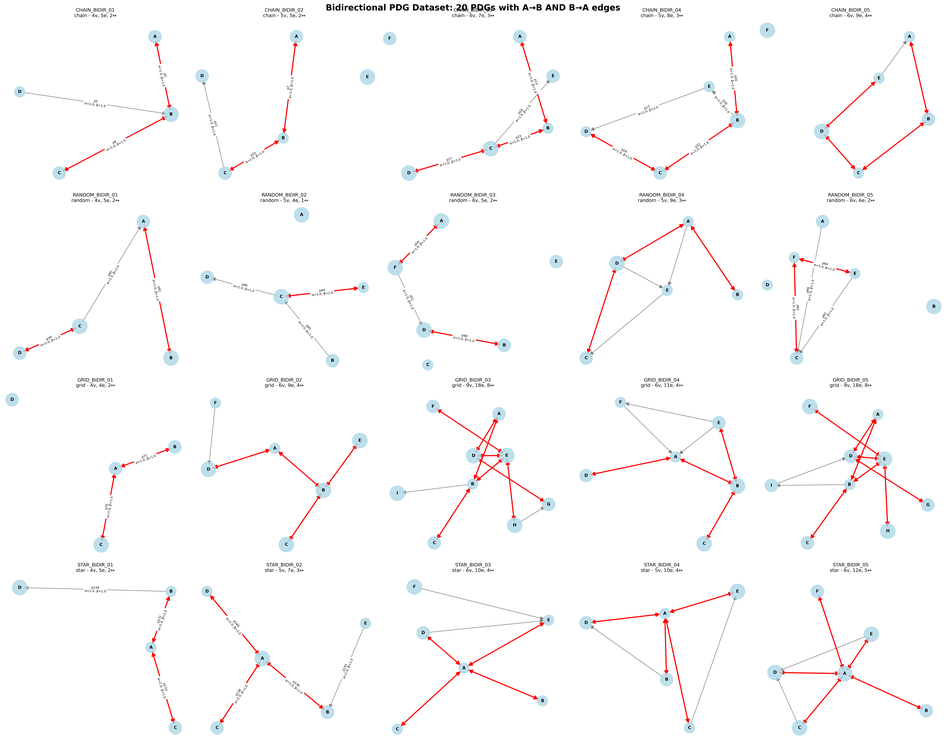
#> input picture bidirectional_pdg_dataset.png, 946 x 746 px, shrunk from 7470 x 5895 before the run, found by its file name
$ python view_bidirectional_pdg_visualizations.py
#> lines starting #> are read from the running program, lines starting #| are printed output that depends on the picture
#!/usr/bin/env python3
"""
View the bidirectional PDG dataset visualizations.
"""

import matplotlib.pyplot as plt
import matplotlib.image as mpimg
from pathlib import Path

def view_bidirectional_visualizations():
    """Display the bidirectional PDG visualizations."""

    # Check if visualization files exist
    dataset_img = Path("bidirectional_pdg_dataset.png")
    stats_img = Path("bidirectional_pdg_statistics.png")

    if not dataset_img.exists():
        print("❌ bidirectional_pdg_dataset.png not found!")
        return

    if not stats_img.exists():
        print("❌ bidirectional_pdg_statistics.png not found!")
        return

    # Create a figure with subplots
    fig, axes = plt.subplots(1, 2, figsize=(20, 10))
    fig.suptitle('Bidirectional PDG Dataset Visualizations', fontsize=16, fontweight='bold')

    # Load and display dataset visualization
    img1 = mpimg.imread(dataset_img)
#> img1 is the input picture: shape (746, 946, 4) float32; mean R, G, B, A 0.988, 0.984, 0.985, 1
    axes[0].imshow(img1)
    axes[0].set_title('Bidirectional PDG Dataset: 20 PDGs with A→B AND B→A edges', fontsize=12)
    axes[0].axis('off')

    # Load and display statistics visualization
    img2 = mpimg.imread(stats_img)
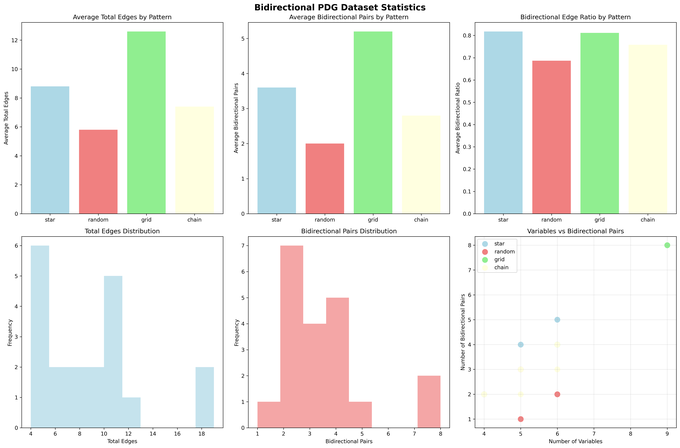
#> input picture bidirectional_pdg_statistics.png, 680 x 448 px, shrunk from 5369 x 3543 before the run, found by its file name
#> img2 is the input picture: shape (448, 680, 4) float32; mean R, G, B, A 0.923, 0.933, 0.906, 1
    axes[1].imshow(img2)
    axes[1].set_title('Bidirectional PDG Dataset Statistics', fontsize=12)
    axes[1].axis('off')

    plt.tight_layout()
    plt.show()
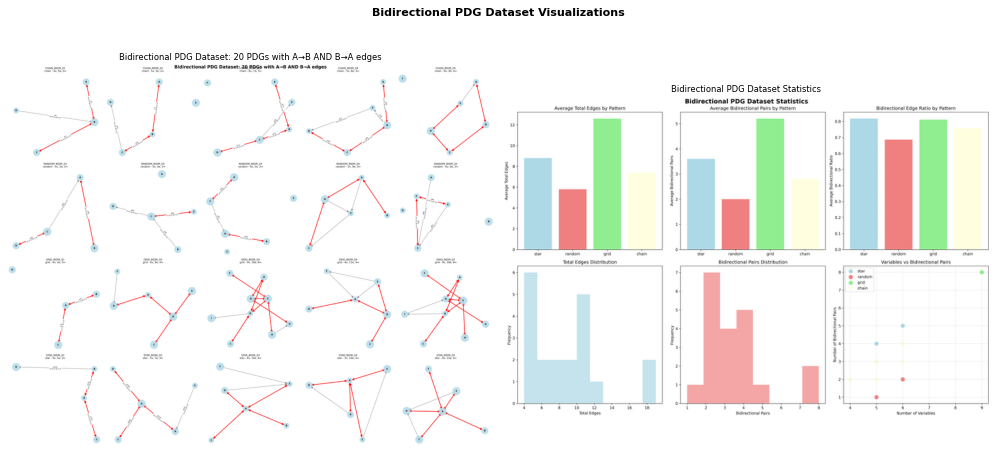
#> figure drawn by matplotlib, 2 panels

    print("✅ Bidirectional PDG visualizations displayed!")
    print(f"📊 Dataset visualization: {dataset_img}")
    print(f"📈 Statistics visualization: {stats_img}")
    print("\n🔍 Key Features:")
    print("  - Red edges indicate bidirectional pairs (A→B AND B→A)")
    print("  - Gray edges are unidirectional")
    print("  - 4 different patterns: chain, random, grid, star")
    print("  - 20 PDGs total with varying complexity")

if __name__ == "__main__":
    view_bidirectional_visualizations()
